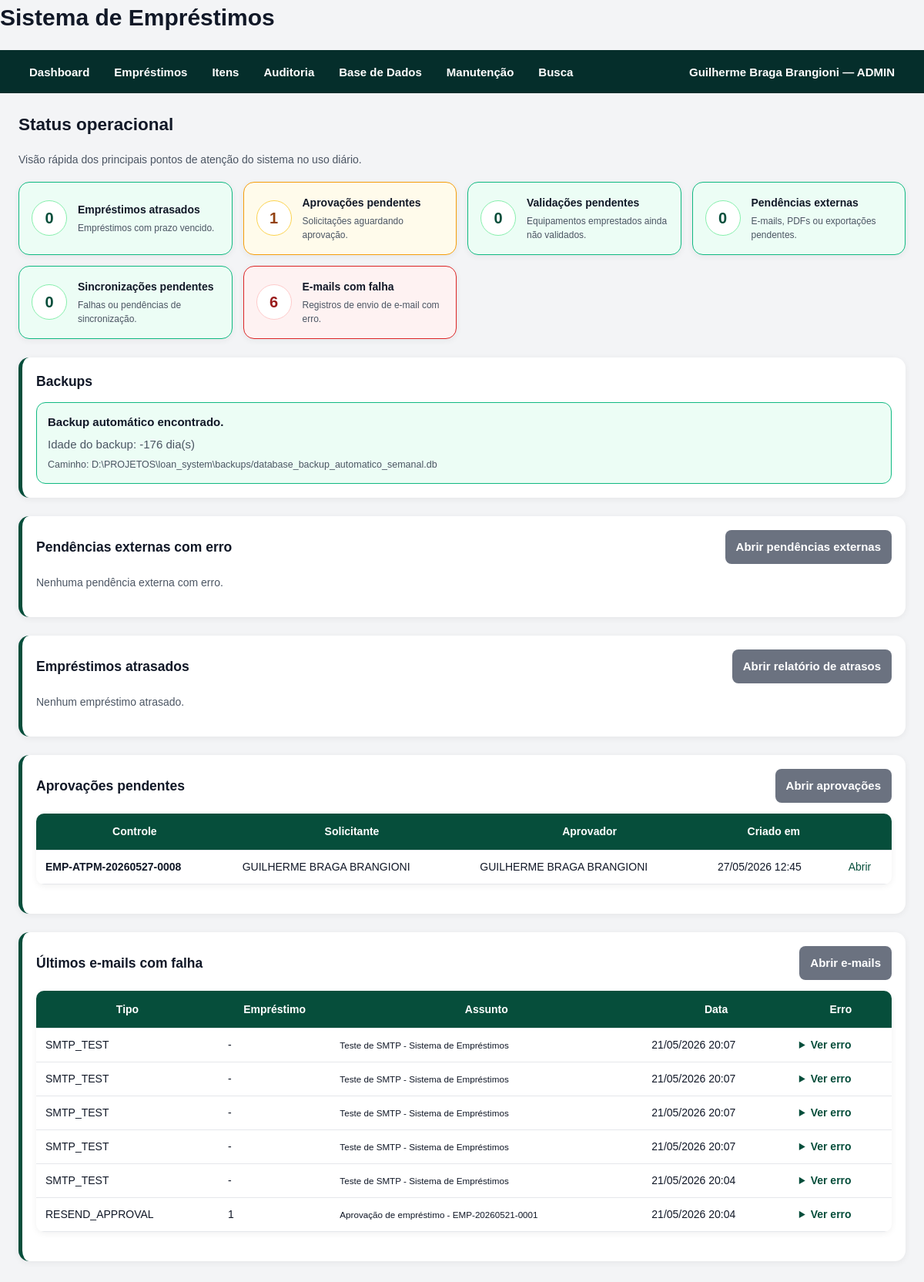
/status-operacional/ (signed in), run on an earlier commit of the app's database.
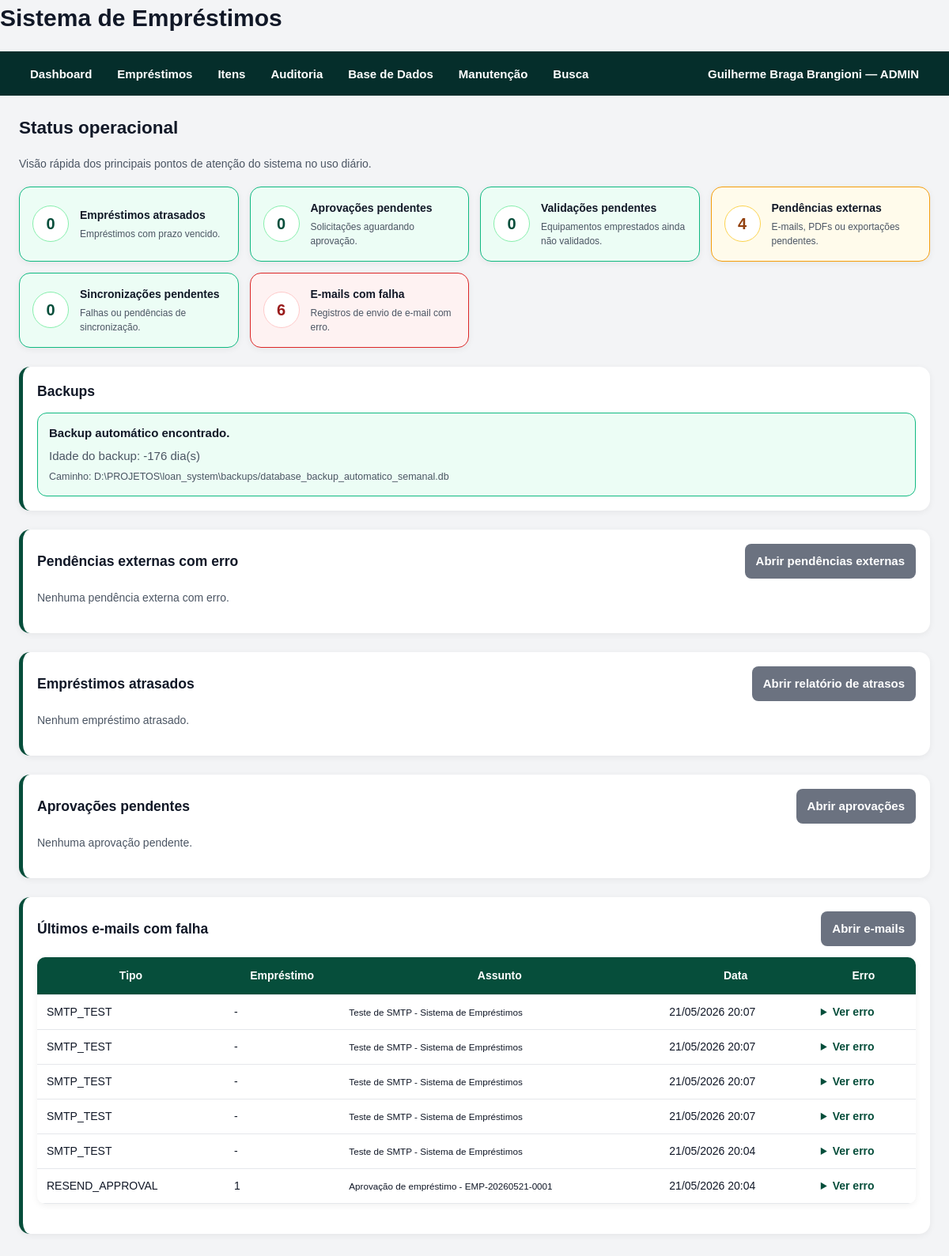
And on a later commit of the database.
### models/loan.py (models this page shows)
class Loan(db.Model):
    __tablename__ = "loans"
    id = db.Column(db.Integer, primary_key=True)
    numero_controle = db.Column(db.String(100), unique=True, index=True)
    user_id = db.Column(db.Integer, db.ForeignKey("users.id"), nullable=False)
    approver_id = db.Column(db.Integer, db.ForeignKey("approvers.id"), nullable=False)
    responsavel_entrega_nome = db.Column(db.String(255), nullable=False)
    responsavel_entrega_matricula = db.Column(db.String(100))
    responsavel_entrega_email = db.Column(db.String(255))
    status = db.Column(db.String(100), default="PENDENTE_APROVACAO", index=True)
    data_emprestimo = db.Column(db.DateTime)
    data_prevista_devolucao = db.Column(db.DateTime)
    data_real_devolucao = db.Column(db.DateTime)
    local_utilizacao = db.Column(db.String(255))
    aprovado = db.Column(db.Boolean, default=False)
    aprovado_em = db.Column(db.DateTime)
    rejeitado_em = db.Column(db.DateTime)
    motivo_rejeicao = db.Column(db.Text)
    approval_token = db.Column(db.Text)
    observacoes = db.Column(db.Text)
    notification_fixed_emails = db.Column(db.Text)      # E-mails fixos lidos do arquivo no momento da criação
    notification_extra_emails = db.Column(db.Text)      # E-mails adicionais digitados no momento do empréstimo
    notification_all_emails = db.Column(db.Text)        # União de Fixos + adicionais, preservada para auditoria
    created_at = db.Column(db.DateTime, default=datetime.utcnow)
    updated_at = db.Column(
        db.DateTime,
        default=datetime.utcnow,
        onupdate=datetime.utcnow,
    )
    user = db.relationship("User", back_populates="loans")
    approver = db.relationship("Approver", back_populates="loans")
    items = db.relationship(
        "LoanItem",
        back_populates="loan",
        lazy=True,
        cascade="all, delete-orphan",
    )
    renewals = db.relationship(
        "Renewal",
        back_populates="loan",
        lazy=True,
        cascade="all, delete-orphan",
    )

### models/user.py (models this page shows)
class User(db.Model):
    __tablename__ = "users"
    id = db.Column(db.Integer, primary_key=True)
    nome = db.Column(db.String(255), nullable=False)
    matricula = db.Column(db.String(100), nullable=False, index=True)
    email = db.Column(db.String(255), nullable=False)
    telefone = db.Column(db.String(100))
    gerencia = db.Column(db.String(255))
    regional = db.Column(db.String(255))
    equipe = db.Column(db.String(255))
    created_at = db.Column(db.DateTime, default=datetime.utcnow)
    loans = db.relationship("Loan", back_populates="user")

### models/approver.py (models this page shows)
class Approver(db.Model):
    __tablename__ = "approvers"
    id = db.Column(db.Integer, primary_key=True)
    nome = db.Column(db.String(255), nullable=False)
    matricula = db.Column(db.String(100))
    email = db.Column(db.String(255), nullable=False, index=True)
    created_at = db.Column(db.DateTime, default=datetime.utcnow)
    loans = db.relationship("Loan", back_populates="approver")

### models/email_log.py (models this page shows)
class EmailLog(db.Model):
    __tablename__ = "email_logs"
    id = db.Column(db.Integer, primary_key=True)
    loan_id = db.Column(db.Integer, db.ForeignKey("loans.id"), nullable=True)
    email_type = db.Column(db.String(100), nullable=False)
    recipients = db.Column(db.Text, nullable=False)
    subject = db.Column(db.String(255), nullable=False)
    success = db.Column(db.Boolean, default=False)
    error = db.Column(db.Text)
    created_at = db.Column(db.DateTime, default=datetime.utcnow)

### routes/operational_status_routes.py (the view)
@operational_status_bp.route("/")
@role_required(UserRole.ADMIN.value)
def operational_status_page():
    status_data = OperationalStatusService.run()
    return render_template(
        "operational_status.html",
        status_data=status_data,
    )

### services/app_setting_service.py (called while the page is built)
    @staticmethod
    def get(key: str, default: Any = None) -> Any:
        try:
            setting = AppSetting.query.filter_by(key=key).first()
            if not setting:
                return default
            value = str(setting.value or "").strip()
            if not value:
                return default
            return value
        except Exception:
            return default

    @staticmethod
    def get_int(key: str, default: int) -> int:
        value = AppSettingService.get(key, default)
        try:
            return int(value)
        except Exception:
            return default

### services/approval_service.py (called while the page is built, shortened)
    @staticmethod
    def count_pending_for_current_user() -> int:
        current_user = AuthService.get_current_user()
        if not current_user:
            return 0
        query = (
            Loan.query
            .join(Approver, Loan.approver_id == Approver.id)
            .filter(Loan.status == LoanStatus.PENDENTE_APROVACAO.value)
        )
        if current_user.role == UserRole.ADMIN.value:
            return query.count()

### services/auth_service.py (called while the page is built)
    @staticmethod
    def count_users() -> int:
        return SystemUser.query.count()

### templates/operational_status.html (shortened to what the changed rows need)
{% extends "base.html" %}
{% block content %}
<h2>Status operacional</h2>
<section class="operational-summary-grid">
    {% for card in status_data.summary_cards %}
        <a
            class="operational-card operational-{{ card.level }}"
            href="{{ url_for(card.url_endpoint, **(card.url_params or {})) }}"
        >
            <div class="operational-card-count">
                {{ card.count }}
            </div>
            <div class="operational-card-content">
                <strong>{{ card.title }}</strong>
                <small>{{ card.description }}</small>
            </div>
        </a>
    {% endfor %}
</section>
    {% set backup = status_data.backup_status %}
    {% set external = status_data.external_pending_status %}
    {% set loan_status = status_data.loan_status %}
<section class="operational-section">
    <div class="operational-section-header">
        <h3>Aprovações pendentes</h3>
        <a class="button secondary" href="{{ url_for('approval_bp.my_approvals') }}">
        </a>
    </div>
    {% if loan_status.pending_approval_loans %}
        <table>
            <thead>
                <tr>
                    <th>Controle</th>
                    <th>Solicitante</th>
                    <th>Aprovador</th>
                    <th>Criado em</th>
                    <th></th>
                </tr>
            </thead>
            <tbody>
                {% for loan in loan_status.pending_approval_loans %}
                <tr>
                    <td>
                        <strong>{{ loan.numero_controle }}</strong>
                    </td>
                    <td>
                        {{ loan.user.nome if loan.user else "-" }}
                    </td>
                    <td>
                        {{ loan.approver.nome if loan.approver else "-" }}
                    </td>
                    <td>
                        {{ loan.created_at.strftime("%d/%m/%Y %H:%M") if loan.created_at else "-" }}
                    </td>
                    <td>
                        <a href="{{ url_for('loan_bp.loan_detail', loan_id=loan.id) }}">
                            Abrir
                        </a>
                    </td>
                </tr>
                {% endfor %}
            </tbody>
        </table>
    {% else %}
        <p class="hint">Nenhuma aprovação pendente.</p>
    {% endif %}
</section>
<section class="operational-section">
    {% set email_status = status_data.email_status %}
    {% if email_status.latest_failed_emails %}
        <table>
            <thead>
                <tr>
                    <th>Tipo</th>
                    <th>Empréstimo</th>
                    <th>Assunto</th>
                    <th>Data</th>
                    <th>Erro</th>
                </tr>
            </thead>
            <tbody>
                {% for log in email_status.latest_failed_emails %}
                <tr>
                    <td>{{ log.email_type or "-" }}</td>
                    <td>{{ log.loan_id or "-" }}</td>
                    <td>
                        <small>{{ log.subject or "-" }}</small>
                    </td>
                    <td>
                        {{ log.created_at.strftime("%d/%m/%Y %H:%M") if log.created_at else "-" }}
                    </td>
                    <td>
                        {% if log.error %}
                            <details>
                                <summary>Ver erro</summary>
                            </details>
                        {% else %}
                            -
                        {% endif %}
                    </td>
                </tr>
                {% endfor %}
            </tbody>
        </table>
    {% else %}
        <p class="hint">Nenhuma falha de e-mail registrada recentemente.</p>
    {% endif %}
</section>
{% endblock %}

What changed in the data, as far as the page shows it:
no longer on this page (row edited): Loan: numero_controle "EMP-ATPM-20260527-0008", user "GUILHERME BRAGA BRANGIONI", approver "GUILHERME BRAGA BRANGIONI", created_at "27/05/2026 12:45"
Also different on the page:
new list line: "0 Aprovações pendentes Solicitações aguardando aprovação."
new list line: "4 Pendências externas E-mails, PDFs ou exportações pendentes."
text no longer shown: "Controle Solicitante Aprovador Criado em"
text now shown: "Nenhuma aprovação pendente."
list line gone: "1 Aprovações pendentes Solicitações aguardando aprovação."
list line gone: "0 Pendências externas E-mails, PDFs ou exportações pendentes."
